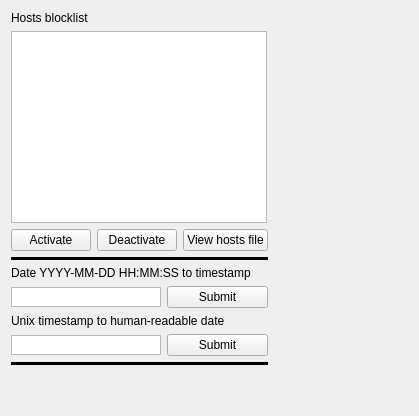
      <widget class="QWidget" name="tab_misc">
       <attribute name="title">
        <string>Misc</string>
       </attribute>
       <layout class="QGridLayout" name="gridLayout">
        <item row="0" column="0">
         <layout class="QVBoxLayout" name="verticalLayout_58">
          <item>
           <widget class="QLabel" name="miscBlocklistLabel">
            <property name="text">
             <string>Hosts blocklist</string>
            </property>
           </widget>
          </item>
          <item>
           <widget class="QTextEdit" name="miscBlocklist">
            <property name="sizePolicy">
             <sizepolicy hsizetype="Maximum" vsizetype="Expanding">
              <horstretch>0</horstretch>
              <verstretch>0</verstretch>
             </sizepolicy>
            </property>
            <property name="lineWrapMode">
             <enum>QTextEdit::NoWrap</enum>
            </property>
            <property name="acceptRichText">
             <bool>false</bool>
            </property>
           </widget>
          </item>
          <item>
           <layout class="QHBoxLayout" name="horizontalLayout_40">
            <item>
             <widget class="QPushButton" name="miscButtonActivate">
              <property name="text">
               <string>Activate</string>
              </property>
             </widget>
            </item>
            <item>
             <widget class="QPushButton" name="miscButtonDeactivate">
              <property name="text">
               <string>Deactivate</string>
              </property>
             </widget>
            </item>
            <item>
             <widget class="QPushButton" name="miscButtonViewhosts">
              <property name="text">
               <string>View hosts file</string>
              </property>
             </widget>
            </item>
           </layout>
          </item>
         </layout>
        </item>
        <item row="6" column="0">
         <widget class="Line" name="line">
          <property name="frameShadow">
           <enum>QFrame::Plain</enum>
          </property>
          <property name="lineWidth">
           <number>5</number>
          </property>
          <property name="midLineWidth">
           <number>5</number>
          </property>
          <property name="orientation">
           <enum>Qt::Horizontal</enum>
          </property>
         </widget>
        </item>
        <item row="0" column="4">
         <spacer name="horizontalSpacer_32">
          <property name="orientation">
           <enum>Qt::Horizontal</enum>
          </property>
          <property name="sizeHint" stdset="0">
           <size>
            <width>40</width>
            <height>20</height>
           </size>
          </property>
         </spacer>
        </item>
        <item row="1" column="0">
         <widget class="Line" name="line_2">
          <property name="frameShadow">
           <enum>QFrame::Plain</enum>
          </property>
          <property name="lineWidth">
           <number>5</number>
          </property>
          <property name="midLineWidth">
           <number>5</number>
          </property>
          <property name="orientation">
           <enum>Qt::Horizontal</enum>
          </property>
         </widget>
        </item>
        <item row="0" column="2">
         <spacer name="horizontalSpacer_33">
          <property name="orientation">
           <enum>Qt::Horizontal</enum>
          </property>
          <property name="sizeHint" stdset="0">
           <size>
            <width>60</width>
            <height>20</height>
           </size>
          </property>
         </spacer>
        </item>
        <item row="5" column="0">
         <layout class="QVBoxLayout" name="verticalLayout_57">
          <item>
           <widget class="QLabel" name="label_14">
            <property name="text">
             <string>Date YYYY-MM-DD HH:MM:SS to timestamp</string>
            </property>
           </widget>
          </item>
          <item>
           <layout class="QHBoxLayout" name="horizontalLayout_91">
            <item>
             <widget class="QTextEdit" name="miscTextDate">
              <property name="sizePolicy">
               <sizepolicy hsizetype="Expanding" vsizetype="Minimum">
                <horstretch>0</horstretch>
                <verstretch>0</verstretch>
               </sizepolicy>
              </property>
              <property name="maximumSize">
               <size>
                <width>150</width>
                <height>20</height>
               </size>
              </property>
              <property name="inputMethodHints">
               <set>Qt::ImhNone</set>
              </property>
              <property name="verticalScrollBarPolicy">
               <enum>Qt::ScrollBarAlwaysOff</enum>
              </property>
              <property name="horizontalScrollBarPolicy">
               <enum>Qt::ScrollBarAsNeeded</enum>
              </property>
              <property name="lineWrapMode">
               <enum>QTextEdit::NoWrap</enum>
              </property>
              <property name="acceptRichText">
               <bool>false</bool>
              </property>
             </widget>
            </item>
            <item>
             <widget class="QPushButton" name="miscButtonDate">
              <property name="text">
               <string>Submit</string>
              </property>
             </widget>
            </item>
           </layout>
          </item>
          <item>
           <widget class="QLabel" name="label_13">
            <property name="text">
             <string>Unix timestamp to human-readable date</string>
            </property>
           </widget>
          </item>
          <item>
           <layout class="QHBoxLayout" name="horizontalLayout_90">
            <item>
             <widget class="QTextEdit" name="miscTextTimestamp">
              <property name="sizePolicy">
               <sizepolicy hsizetype="Expanding" vsizetype="Minimum">
                <horstretch>0</horstretch>
                <verstretch>0</verstretch>
               </sizepolicy>
              </property>
              <property name="maximumSize">
               <size>
                <width>150</width>
                <height>20</height>
               </size>
              </property>
              <property name="inputMethodHints">
               <set>Qt::ImhDigitsOnly</set>
              </property>
              <property name="verticalScrollBarPolicy">
               <enum>Qt::ScrollBarAlwaysOff</enum>
              </property>
              <property name="lineWrapMode">
               <enum>QTextEdit::NoWrap</enum>
              </property>
              <property name="html">
               <string>&lt;!DOCTYPE HTML PUBLIC &quot;-//W3C//DTD HTML 4.0//EN&quot; &quot;http://www.w3.org/TR/REC-html40/strict.dtd&quot;&gt;
&lt;html&gt;&lt;head&gt;&lt;meta name=&quot;qrichtext&quot; content=&quot;1&quot; /&gt;&lt;meta charset=&quot;utf-8&quot; /&gt;&lt;style type=&quot;text/css&quot;&gt;
p, li { white-space: pre-wrap; }
hr { height: 1px; border-width: 0; }
&lt;/style&gt;&lt;/head&gt;&lt;body style=&quot; font-family:'Segoe UI'; font-size:9pt; font-weight:400; font-style:normal;&quot;&gt;
&lt;p style=&quot;-qt-paragraph-type:empty; margin-top:0px; margin-bottom:0px; margin-left:0px; margin-right:0px; -qt-block-indent:0; text-indent:0px;&quot;&gt;&lt;br /&gt;&lt;/p&gt;&lt;/body&gt;&lt;/html&gt;</string>
              </property>
              <property name="acceptRichText">
               <bool>false</bool>
              </property>
             </widget>
            </item>
            <item>
             <widget class="QPushButton" name="miscButtonTimestamp">
              <property name="sizePolicy">
               <sizepolicy hsizetype="Minimum" vsizetype="Fixed">
                <horstretch>0</horstretch>
                <verstretch>0</verstretch>
               </sizepolicy>
              </property>
              <property name="maximumSize">
               <size>
                <width>999</width>
                <height>16777215</height>
               </size>
              </property>
              <property name="text">
               <string>Submit</string>
              </property>
             </widget>
            </item>
           </layout>
          </item>
         </layout>
        </item>
        <item row="7" column="0">
         <spacer name="verticalSpacer_2">
          <property name="orientation">
           <enum>Qt::Vertical</enum>
          </property>
          <property name="sizeHint" stdset="0">
           <size>
            <width>20</width>
            <height>40</height>
           </size>
          </property>
         </spacer>
        </item>
        <item row="0" column="3">
         <spacer name="horizontalSpacer_31">
          <property name="orientation">
           <enum>Qt::Horizontal</enum>
          </property>
          <property name="sizeHint" stdset="0">
           <size>
            <width>40</width>
            <height>20</height>
           </size>
          </property>
         </spacer>
        </item>
       </layout>
      </widget>
